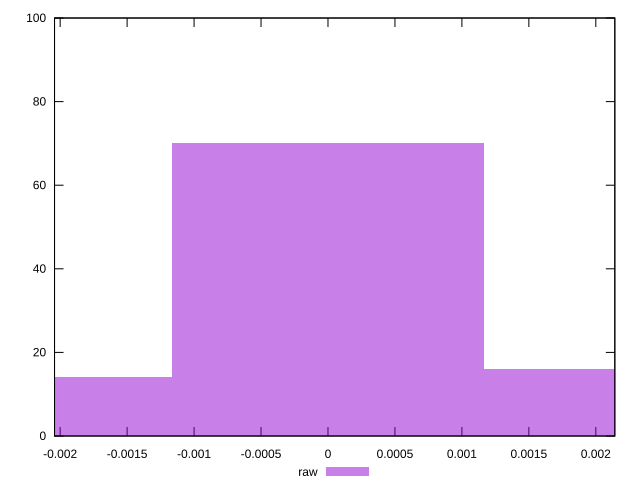

The script that saved this image:
reset

$raw <<EOF
0 70
-0.002330746518085427 14
0.002330746518085427 16
EOF

set key outside below
set boxwidth 0.002330746518085427
set xrange [-0.0020419829919462035:0.0021419531553817073]
set yrange [0:100]
set trange [0:100]
set style fill transparent solid 0.5 noborder
set terminal svg size 640, 490 enhanced background rgb 'white'
set output "reports/report_00031_2021-02-24T23-18-18.084Z/meta/pScore-difference/samples/astro/raw/histogram.svg"

plot $raw title "raw" with boxes

reset
